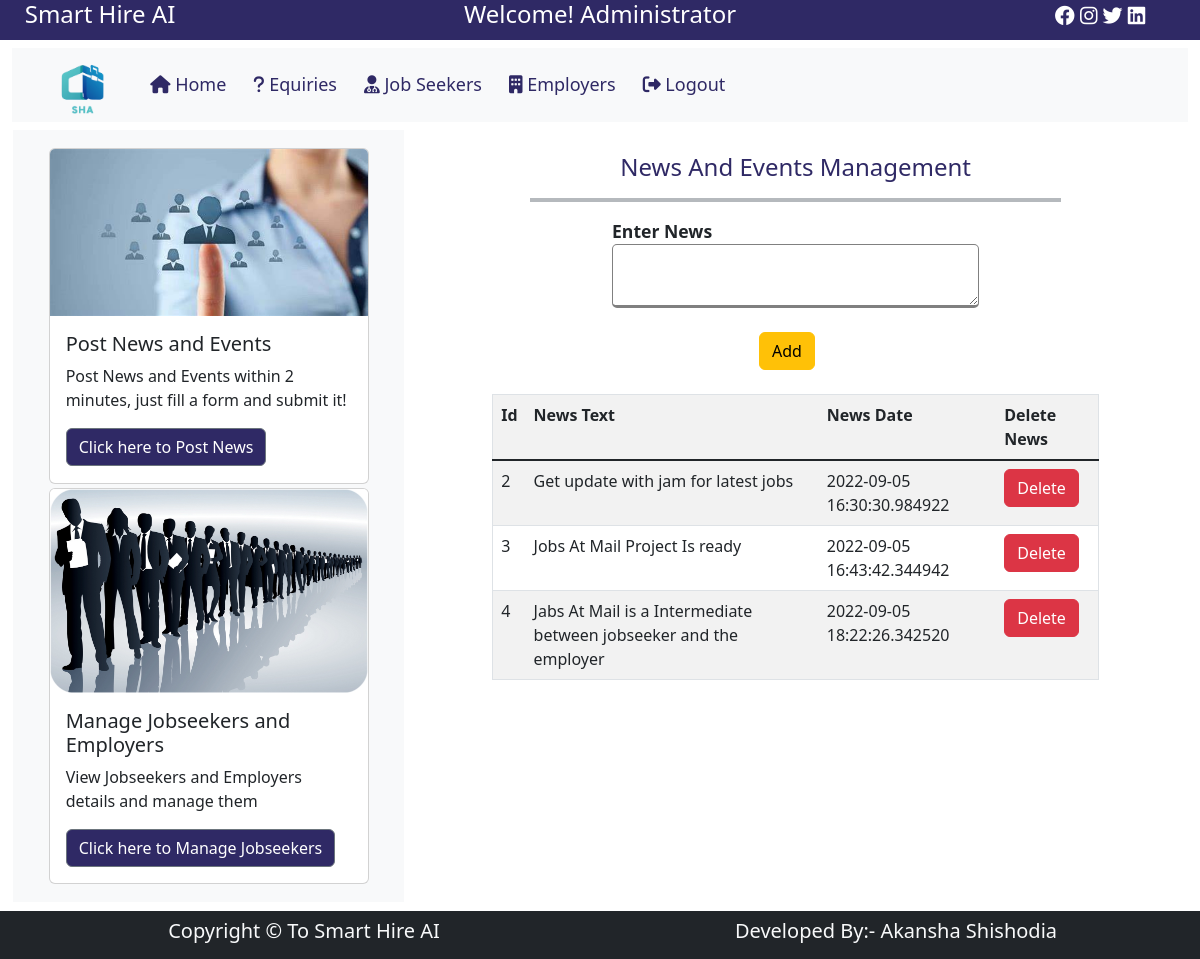
The page /adminhome/ on the database its author committed.
### jamapp/models.py (models this page shows)
class News(models.Model):
    newstext=models.TextField()
    newsdate=models.CharField(max_length=30)

### jamapp/views.py (the view)
# urls.py: path('adminhome/', views.adminhome, name='adminhome'),
def adminhome(request):
    nw=News.objects.all()
    return render(request, 'adminhome.html', {'nw':nw})

### jamapp/templates/adminhome.html (shortened to what this page needs)
{% extends "adminbase.html" %} {% block body %}
<h4 style="color: #2f2965; text-align: center; margin-top: 3%">
  News And Events Management
</h4>
<hr
  class="border border-secondary border-2 opacity-50"
  style="width: 70%; margin-left: 15%"
/>
<div class="row">
  <div class="col-sm-3"></div>
  <div class="col-sm-6 fw-bold">
    <form action="{% url 'addnews' %}" method="post">
      <div class="form-group">
        <label style="font-size: 110%">Enter News</label>
        <textarea name="newstext" class="botborder form-control"></textarea>
      </div>
      <br />
      <input
        type="submit"
        style="margin-left: 40%"
        value="Add"
        class="btn btn-warning"
      />
    </form>
  </div>
  <div class="col-sm-3"></div>
</div>
<br />
<div>
  <table border="1"
    class="table table-striped table-hover"
    style="width: 80%; margin: 0 auto"
  >
    <tr>
      <th>Id</th>
      <th>News Text</th>
      <th>News Date</th>
      <th>Delete News</th>
    </tr>
    <tbody class="table-group-divider">
      {% for n in nw %}
      <tr>
        <td>{{n.id}}</td>
        <td>{{n.newstext}}</td>
        <td>{{n.newsdate}}</td>
        <td>
          <a href="{% url 'deletenews' id=n.id %}" class="btn btn-danger"
            >Delete</a
          >
        </td>
      </tr>
      {% endfor %}
    </tbody>
  </table>
</div>
{% endblock body %}

### jamapp/static/css/empstyle.css (style rules this page uses)
.botborder { border: 1px solid grey; border-bottom: 3px solid grey; border-radius: 5px; }

### rows shown on the page
News: id "2", newstext "Get update with jam for latest jobs", newsdate "2022-09-05 16:30:30.984922"
News: id "3", newstext "Jobs At Mail Project Is ready", newsdate "2022-09-05 16:43:42.344942"
News: id "4", newstext "Jabs At Mail is a Intermediate between jobseeker and the employer", newsdate "2022-09-05 18:22:26.342520"
